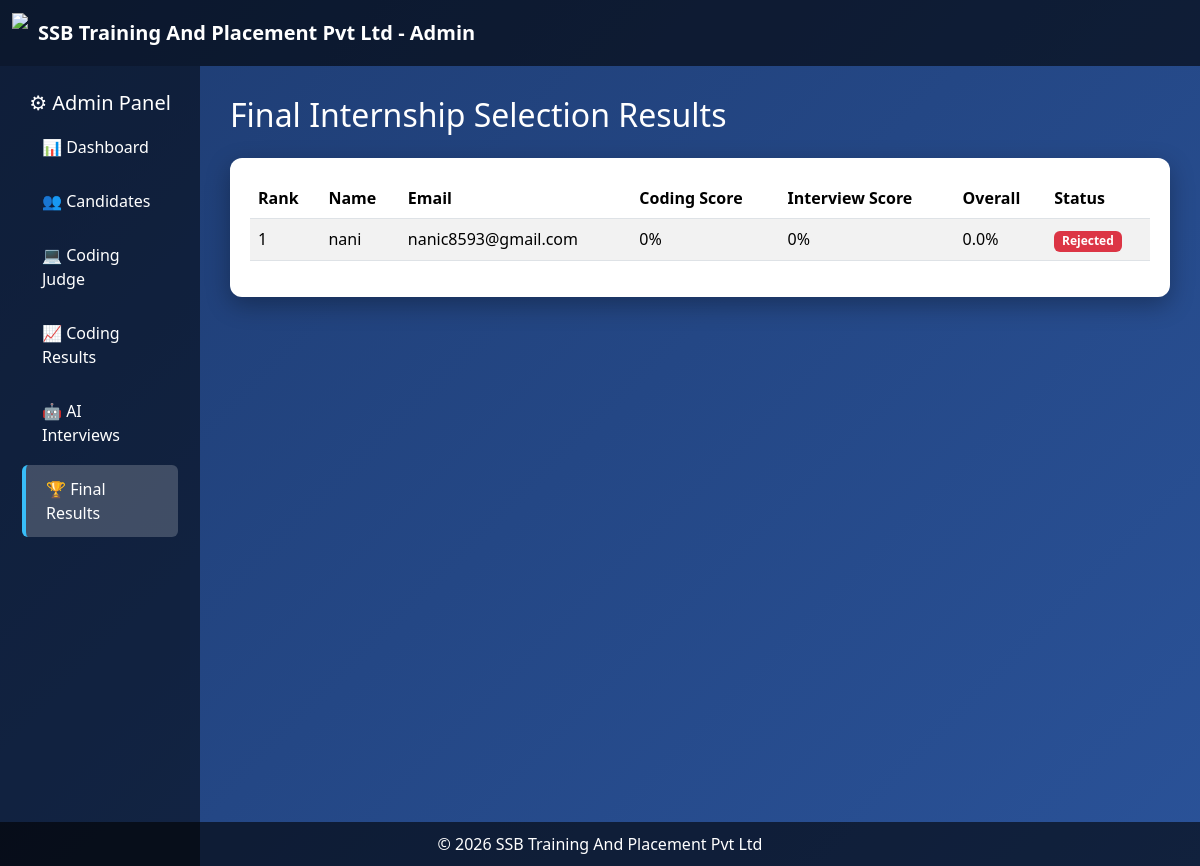
/final_results, run on an earlier commit of the app's database.
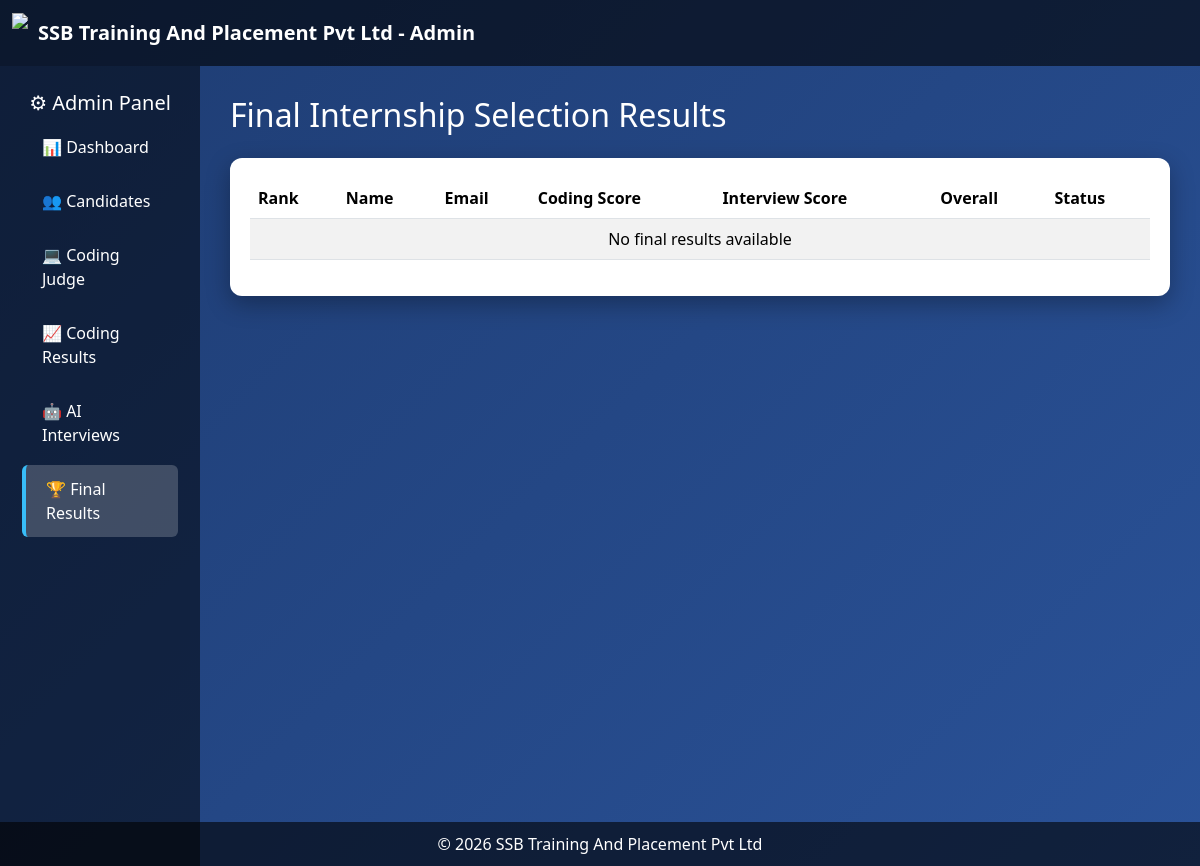
And on a later commit of the database.
### tables this page shows
CREATE TABLE users(
        id INTEGER PRIMARY KEY AUTOINCREMENT,
        name TEXT NOT NULL,
        email TEXT UNIQUE NOT NULL,
        password BLOB NOT NULL,
        role TEXT DEFAULT 'candidate'
    );

### app.py (the view)
@app.route("/final_results")
def final_results():
    conn = sqlite3.connect("database.db")
    cur = conn.cursor()
    cur.execute("""
    SELECT users.name,
           users.email,
           COALESCE(submissions.score,0),
           COALESCE(interviews.score,0),
           COALESCE(interviews.status,'Pending')
    FROM users
    LEFT JOIN submissions ON users.id = submissions.user_id
    LEFT JOIN interviews ON users.id = interviews.candidate_id
    WHERE users.role='candidate'
    """)
    results = cur.fetchall()
    conn.close()
    return render_template("final_results.html", results=results)

### templates/final_results.html (shortened to what this page needs)
<!DOCTYPE html>
<html lang="en">
<head>
<link href="https://cdn.jsdelivr.net/npm/bootstrap@5.3.2/dist/css/bootstrap.min.css" rel="stylesheet">
<link rel="stylesheet" href="https://cdnjs.cloudflare.com/ajax/libs/font-awesome/6.5.0/css/all.min.css">
</head>
<body>
<div id="particles-js"></div>
<nav class="navbar navbar-dark">
<div class="container-fluid">
<a class="navbar-brand d-flex align-items-center">
<img src="{{ url_for('static', filename='media/logo.jpeg') }}" class="logo">
<b>SSB Training And Placement Pvt Ltd - Admin</b>
</a>
</div>
</nav>
<div class="container-fluid">
<div class="row">
<div class="col-md-2 sidebar">
<h5 class="text-center">⚙ Admin Panel</h5>
<a href="/admin_dashboard">📊 Dashboard</a>
<a href="/admin_candidates">👥 Candidates</a>
<a href="/admin_coding_judge">💻 Coding Judge</a>
<a href="/admin_results">📈 Coding Results</a>
<a href="/admin_ai_interviews">🤖 AI Interviews</a>
<a class="active" href="/final_results">🏆 Final Results</a>
</div>
<div class="col-md-10 main-area">
<h2 class="mb-4">Final Internship Selection Results</h2>
<div class="card-box">
<table class="table table-striped">
<thead>
<tr>
<th>Rank</th>
<th>Name</th>
<th>Email</th>
<th>Coding Score</th>
<th>Interview Score</th>
<th>Overall</th>
<th>Status</th>
</tr>
</thead>
<tbody>
{% if results %}
{% for r in results %}
<tr>
<td>{{ loop.index }}</td>
<td>{{ r[0] }}</td>
<td>{{ r[1] }}</td>
<td>{{ r[2] }}%</td>
<td>{{ r[3] }}%</td>
<td>{{ ((r[2] + r[3]) / 2)|round(1) }}%</td>
<td>
{% if r[4] == "Selected" %}
<span class="badge bg-success">Selected</span>
{% else %}
<span class="badge bg-danger">Rejected</span>
{% endif %}
</td>
</tr>
{% endfor %}
{% else %}
<tr>
<td colspan="7" class="text-center">No final results available</td>
</tr>
{% endif %}
</tbody>
</table>
</div>
</div>
</div>
</div>
<footer class="footer">
© 2026 SSB Training And Placement Pvt Ltd
</footer>
</body>
</html>

What changed in the data, as far as the page shows it:
removed users: name "nani", email "nanic8593@gmail.com", r "0", value "0.0"
Also different on the page:
text now shown: "No final results available"
